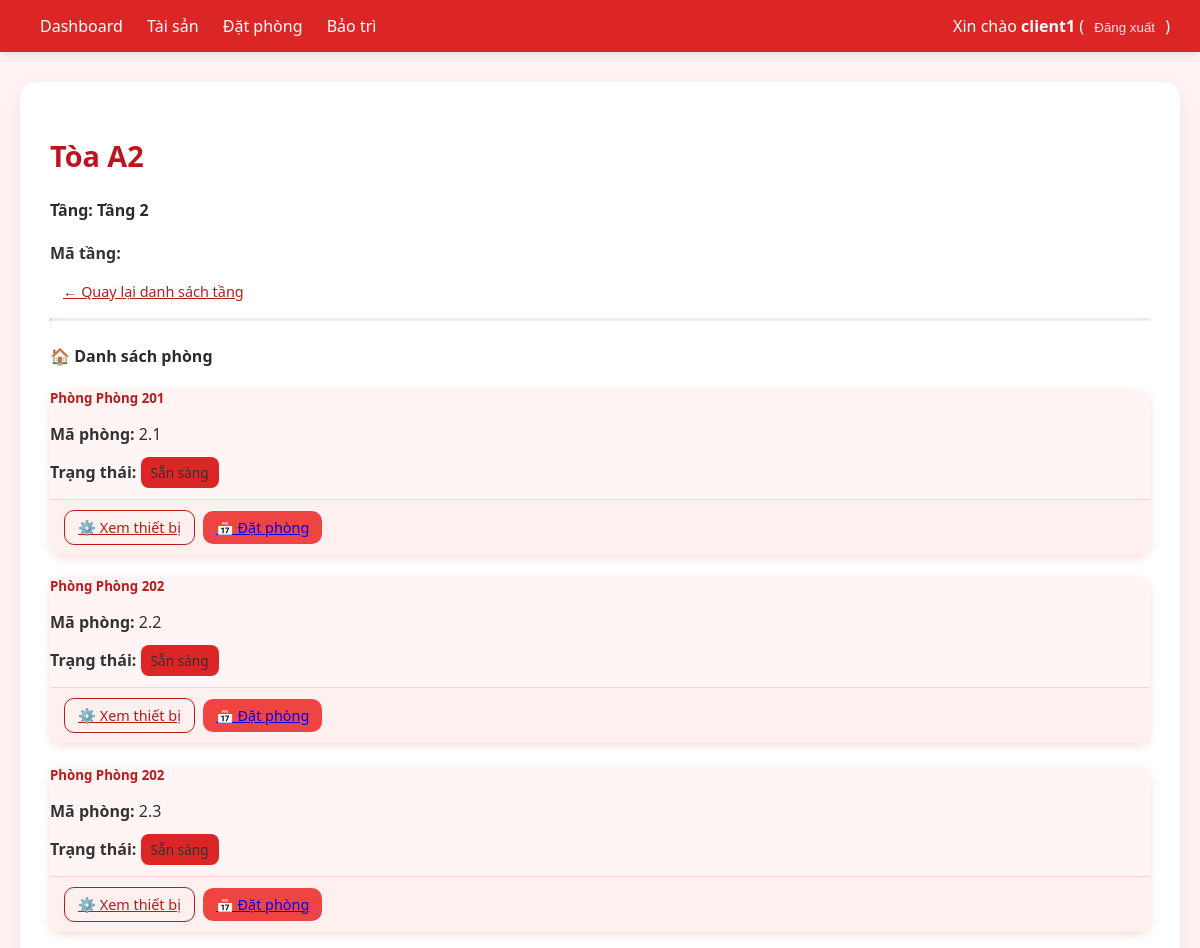
Before: /assets/floor/3/ (signed in, upper part) with the older database file.
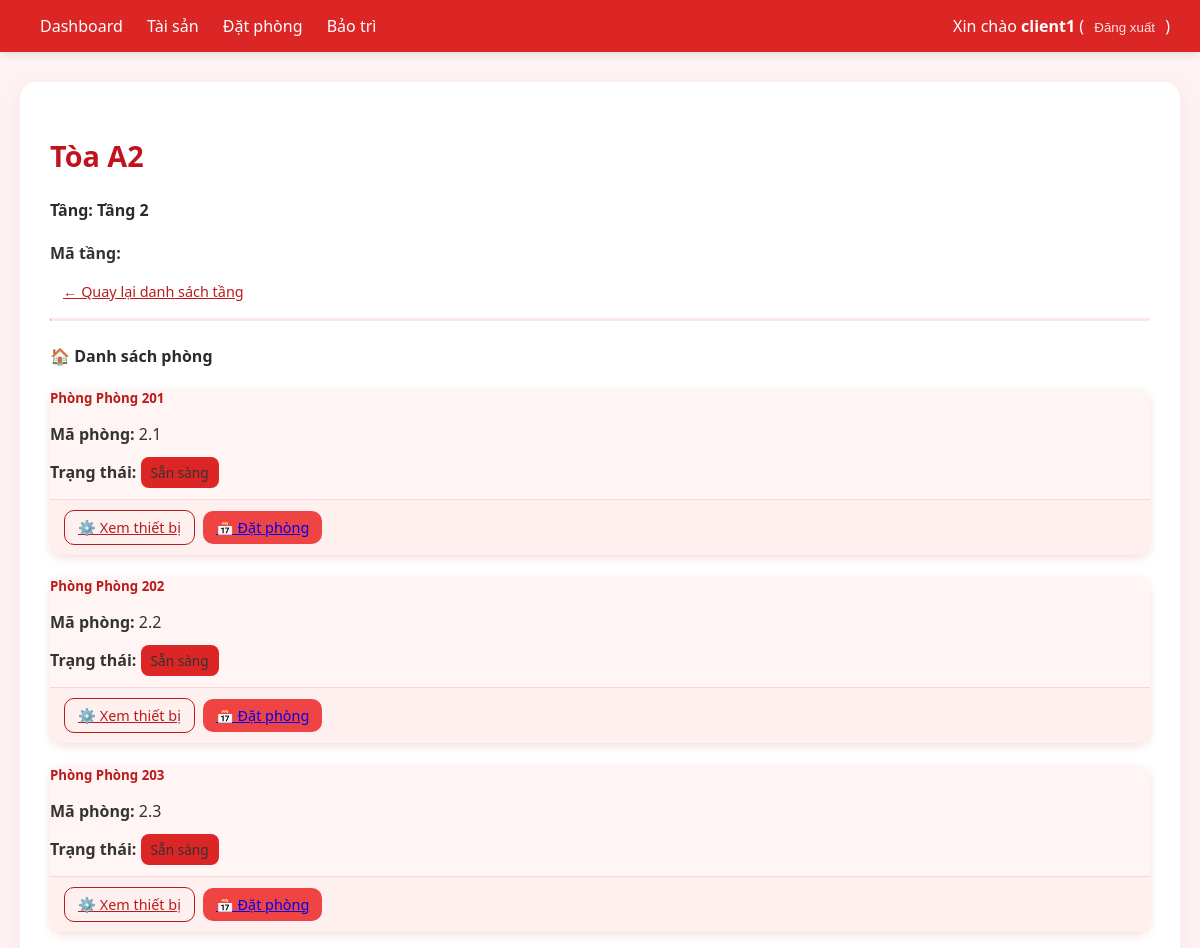
After: the same page with the newer database file.
### core/models.py (models this page shows, shortened)
class Room(models.Model):
    ROOM_READY = 'ready'
    ROOM_OCCUPIED = 'occupied'
    ROOM_MAINTENANCE = 'maintenance'
    ROOM_STATUS_CHOICES = [
        (ROOM_READY, 'Sẵn sàng'),
        (ROOM_OCCUPIED, 'Đang được sử dụng'),
        (ROOM_MAINTENANCE, 'Đang sửa chữa'),
    ]
    floor = models.ForeignKey(Floor, on_delete=models.CASCADE, related_name='rooms')
    code = models.CharField(max_length=50)
    name = models.CharField(max_length=200, blank=True)
    status = models.CharField(
        max_length=15,
        choices=ROOM_STATUS_CHOICES,
        default=ROOM_READY
    )
    class Meta:
        unique_together = ('floor', 'code')

### core/views.py (the view)
# urls.py: path('assets/floor/<int:pk>/', views.asset_floor_detail, name='asset_floor_detail'),
@login_required
def asset_floor_detail(request, pk):
    floor = get_object_or_404(Floor, pk=pk)
    rooms = floor.rooms.all()
    rooms = list(floor.rooms.all())
    now = timezone.now()
    for r in rooms:
        try:
            _expire_old_bookings_for_room(r)
            active = RoomBooking.objects.filter(
                room=r,
                status__in=[RoomBooking.STATUS_APPROVED, RoomBooking.STATUS_PENDING],
                start_time__lte=now,
                end_time__gte=now
            ).first()
            if active:
                r.is_booked_now = True
                r.current_booking = active
            else:
                r.is_booked_now = False
                r.current_booking = None
        except Exception:
            r.is_booked_now = False
            r.current_booking = None
    return render(request, 'core/asset_rooms.html', {'floor': floor, 'rooms': rooms})

### templates/core/asset_rooms.html (shortened to what this page needs)
{% extends 'core/base.html' %}
{% block content %}
<div class="container mt-4">
  <div class="d-flex justify-content-between align-items-center mb-3 flex-wrap">
    <div>
      <h2 class="text-primary mb-1">{{ floor.building.name }}</h2>
      <h4 class="text-dark mb-1">Tầng: {{ floor.name }}</h4>
      <p class="text-muted mb-0"><strong>Mã tầng:</strong> {{ floor.code }}</p>
    </div>
    <a href="{% url 'asset_building_detail' floor.building.pk %}" class="btn btn-outline-secondary mt-2 mt-md-0">
      ← Quay lại danh sách tầng
    </a>
  </div>
  <hr>
  <h4 class="mb-3 text-dark">🏠 Danh sách phòng</h4>
  {% if rooms %}
  <div class="row">
    {% for room in rooms %}
    <div class="col-md-4 mb-4">
      <div class="card h-100">
        <div class="card-body">
          <h5 class="card-title">Phòng {{ room.name }}</h5>
          <p><strong>Mã phòng:</strong> {{ room.code }}</p>
          <p>
            <strong>Trạng thái:</strong>
            <span
              class="badge {% if room.status == 'ready' %}bg-success{% elif room.status == 'occupied' %}bg-warning{% elif room.status == 'maintenance' %}bg-danger{% else %}bg-secondary{% endif %}">
              {{ room.get_status_display }}
            </span>
          </p>
        </div>
        <div class="card-footer">
          <a href="{% url 'asset_room_detail' room.pk %}" class="btn btn-outline-primary btn-sm">⚙️ Xem thiết bị</a>
          {% if room.is_booked_now %}
            <button class="btn btn-secondary btn-sm" disabled>📌 Đã được đặt đến {{ room.current_booking.end_time }}</button>
          {% else %}
            <a href="{% url 'room_booking_create' room.pk %}" class="btn btn-success btn-sm">📅 Đặt phòng</a>
          {% endif %}
        </div>
      </div>
    </div>
    {% endfor %}
  </div>
  {% else %}
  <div class="alert alert-info">
    Tầng này chưa có phòng nào được thêm.
  </div>
  {% endif %}
</div>
{% endblock %}

Changed rows visible on the page:
changed Room: name "Phòng 202" → "Phòng 203"
